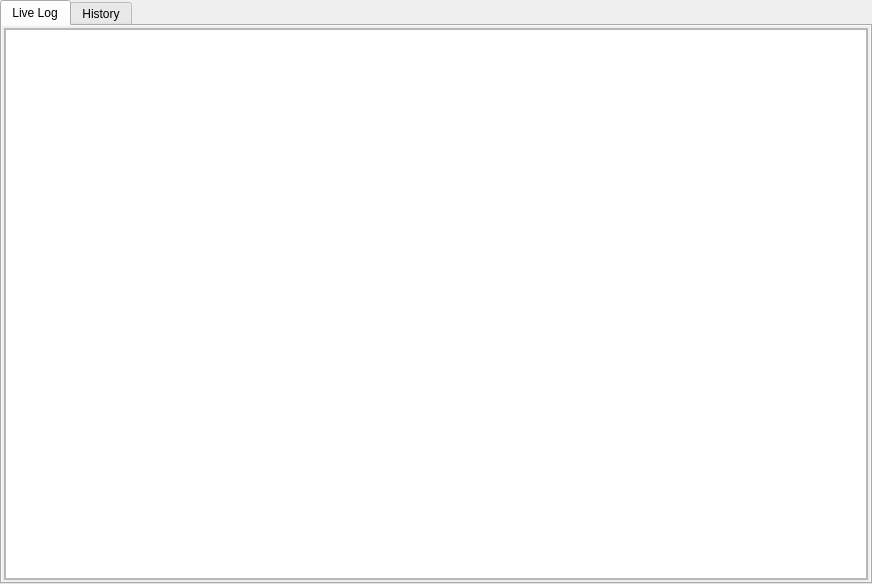
<?xml version="1.0" encoding="UTF-8"?>
<ui version="4.0">
 <class>ComunicateLogWidget</class>
 <widget class="QWidget" name="ComunicateLogWidget">
  <property name="geometry">
   <rect>
    <x>0</x>
    <y>0</y>
    <width>872</width>
    <height>584</height>
   </rect>
  </property>
  <property name="windowTitle">
   <string>Form</string>
  </property>
  <layout class="QVBoxLayout" name="verticalLayout">
   <property name="spacing">
    <number>0</number>
   </property>
   <property name="leftMargin">
    <number>0</number>
   </property>
   <property name="topMargin">
    <number>0</number>
   </property>
   <property name="rightMargin">
    <number>0</number>
   </property>
   <property name="bottomMargin">
    <number>0</number>
   </property>
   <item>
    <widget class="QTabWidget" name="tabWidget">
     <property name="currentIndex">
      <number>0</number>
     </property>
     <widget class="QWidget" name="tabLiveLog">
      <property name="autoFillBackground">
       <bool>true</bool>
      </property>
      <attribute name="title">
       <string>Live Log</string>
      </attribute>
      <layout class="QVBoxLayout" name="verticalLayout_2">
       <property name="spacing">
        <number>2</number>
       </property>
       <property name="leftMargin">
        <number>2</number>
       </property>
       <property name="topMargin">
        <number>2</number>
       </property>
       <property name="rightMargin">
        <number>2</number>
       </property>
       <property name="bottomMargin">
        <number>2</number>
       </property>
       <item>
        <widget class="QScrollArea" name="scrollArea">
         <property name="widgetResizable">
          <bool>true</bool>
         </property>
         <widget class="QWidget" name="scrollAreaWidgetContents">
          <property name="geometry">
           <rect>
            <x>0</x>
            <y>0</y>
            <width>860</width>
            <height>550</height>
           </rect>
          </property>
          <layout class="QVBoxLayout" name="verticalLayout_3">
           <property name="spacing">
            <number>0</number>
           </property>
           <property name="leftMargin">
            <number>0</number>
           </property>
           <property name="topMargin">
            <number>0</number>
           </property>
           <property name="rightMargin">
            <number>0</number>
           </property>
           <property name="bottomMargin">
            <number>0</number>
           </property>
           <item>
            <widget class="QTableView" name="tableViewLiveLog"/>
           </item>
          </layout>
         </widget>
        </widget>
       </item>
      </layout>
     </widget>
     <widget class="QWidget" name="tabHistoryLog">
      <property name="autoFillBackground">
       <bool>true</bool>
      </property>
      <attribute name="title">
       <string>History</string>
      </attribute>
      <layout class="QVBoxLayout" name="verticalLayout_6" stretch="3,8,1">
       <property name="spacing">
        <number>2</number>
       </property>
       <property name="leftMargin">
        <number>2</number>
       </property>
       <property name="topMargin">
        <number>2</number>
       </property>
       <property name="rightMargin">
        <number>2</number>
       </property>
       <property name="bottomMargin">
        <number>2</number>
       </property>
       <item>
        <widget class="QWidget" name="widget_6" native="true">
         <layout class="QVBoxLayout" name="verticalLayout_4">
          <property name="spacing">
           <number>2</number>
          </property>
          <property name="leftMargin">
           <number>1</number>
          </property>
          <property name="topMargin">
           <number>1</number>
          </property>
          <property name="rightMargin">
           <number>1</number>
          </property>
          <property name="bottomMargin">
           <number>1</number>
          </property>
          <item>
           <widget class="QCheckBox" name="checkBoxAll">
            <property name="text">
             <string>All</string>
            </property>
           </widget>
          </item>
          <item>
           <widget class="QWidget" name="widget_2" native="true">
            <layout class="QHBoxLayout" name="horizontalLayout_2">
             <property name="spacing">
              <number>2</number>
             </property>
             <property name="leftMargin">
              <number>2</number>
             </property>
             <property name="topMargin">
              <number>2</number>
             </property>
             <property name="rightMargin">
              <number>2</number>
             </property>
             <property name="bottomMargin">
              <number>2</number>
             </property>
             <item>
              <widget class="QCheckBox" name="checkBoxQRCode">
               <property name="minimumSize">
                <size>
                 <width>120</width>
                 <height>0</height>
                </size>
               </property>
               <property name="maximumSize">
                <size>
                 <width>120</width>
                 <height>16777215</height>
                </size>
               </property>
               <property name="text">
                <string>QRCode：</string>
               </property>
              </widget>
             </item>
             <item>
              <widget class="QSpinBox" name="spinBoxQRCode">
               <property name="maximumSize">
                <size>
                 <width>400</width>
                 <height>16777215</height>
                </size>
               </property>
               <property name="alignment">
                <set>Qt::AlignCenter</set>
               </property>
              </widget>
             </item>
             <item>
              <spacer name="horizontalSpacer_3">
               <property name="orientation">
                <enum>Qt::Horizontal</enum>
               </property>
               <property name="sizeHint" stdset="0">
                <size>
                 <width>40</width>
                 <height>20</height>
                </size>
               </property>
              </spacer>
             </item>
            </layout>
           </widget>
          </item>
          <item>
           <widget class="QWidget" name="widget" native="true">
            <layout class="QHBoxLayout" name="horizontalLayout">
             <property name="spacing">
              <number>2</number>
             </property>
             <property name="leftMargin">
              <number>2</number>
             </property>
             <property name="topMargin">
              <number>2</number>
             </property>
             <property name="rightMargin">
              <number>2</number>
             </property>
             <property name="bottomMargin">
              <number>2</number>
             </property>
             <item>
              <widget class="QCheckBox" name="checkBoxCommandId">
               <property name="minimumSize">
                <size>
                 <width>120</width>
                 <height>0</height>
                </size>
               </property>
               <property name="maximumSize">
                <size>
                 <width>120</width>
                 <height>16777215</height>
                </size>
               </property>
               <property name="text">
                <string>Command ID：</string>
               </property>
              </widget>
             </item>
             <item>
              <widget class="QComboBox" name="comboBoxCommandId">
               <property name="maximumSize">
                <size>
                 <width>400</width>
                 <height>16777215</height>
                </size>
               </property>
              </widget>
             </item>
             <item>
              <spacer name="horizontalSpacer_4">
               <property name="orientation">
                <enum>Qt::Horizontal</enum>
               </property>
               <property name="sizeHint" stdset="0">
                <size>
                 <width>40</width>
                 <height>20</height>
                </size>
               </property>
              </spacer>
             </item>
            </layout>
           </widget>
          </item>
          <item>
           <widget class="QWidget" name="widget_3" native="true">
            <layout class="QHBoxLayout" name="horizontalLayout_3">
             <property name="spacing">
              <number>2</number>
             </property>
             <property name="leftMargin">
              <number>2</number>
             </property>
             <property name="topMargin">
              <number>2</number>
             </property>
             <property name="rightMargin">
              <number>2</number>
             </property>
             <property name="bottomMargin">
              <number>2</number>
             </property>
             <item>
              <widget class="QCheckBox" name="checkBoxExecStatus">
               <property name="minimumSize">
                <size>
                 <width>120</width>
                 <height>0</height>
                </size>
               </property>
               <property name="maximumSize">
                <size>
                 <width>120</width>
                 <height>16777215</height>
                </size>
               </property>
               <property name="text">
                <string>Exec Status：</string>
               </property>
              </widget>
             </item>
             <item>
              <widget class="QComboBox" name="comboBoxExecStatus">
               <property name="maximumSize">
                <size>
                 <width>400</width>
                 <height>16777215</height>
                </size>
               </property>
              </widget>
             </item>
             <item>
              <spacer name="horizontalSpacer_5">
               <property name="orientation">
                <enum>Qt::Horizontal</enum>
               </property>
               <property name="sizeHint" stdset="0">
                <size>
                 <width>40</width>
                 <height>20</height>
                </size>
               </property>
              </spacer>
             </item>
            </layout>
           </widget>
          </item>
          <item>
           <widget class="QWidget" name="widget_4" native="true">
            <layout class="QHBoxLayout" name="horizontalLayout_4">
             <property name="spacing">
              <number>2</number>
             </property>
             <property name="leftMargin">
              <number>2</number>
             </property>
             <property name="topMargin">
              <number>2</number>
             </property>
             <property name="rightMargin">
              <number>2</number>
             </property>
             <property name="bottomMargin">
              <number>2</number>
             </property>
             <item>
              <widget class="QCheckBox" name="checkBoxRetryCount">
               <property name="minimumSize">
                <size>
                 <width>120</width>
                 <height>0</height>
                </size>
               </property>
               <property name="maximumSize">
                <size>
                 <width>120</width>
                 <height>16777215</height>
                </size>
               </property>
               <property name="text">
                <string>Retry Count：</string>
               </property>
              </widget>
             </item>
             <item>
              <widget class="QSpinBox" name="spinBoxRetryCount">
               <property name="maximumSize">
                <size>
                 <width>400</width>
                 <height>16777215</height>
                </size>
               </property>
              </widget>
             </item>
             <item>
              <spacer name="horizontalSpacer_6">
               <property name="orientation">
                <enum>Qt::Horizontal</enum>
               </property>
               <property name="sizeHint" stdset="0">
                <size>
                 <width>40</width>
                 <height>20</height>
                </size>
               </property>
              </spacer>
             </item>
            </layout>
           </widget>
          </item>
          <item>
           <widget class="QWidget" name="widget_5" native="true">
            <layout class="QHBoxLayout" name="horizontalLayout_5">
             <property name="spacing">
              <number>6</number>
             </property>
             <property name="leftMargin">
              <number>2</number>
             </property>
             <property name="topMargin">
              <number>2</number>
             </property>
             <property name="rightMargin">
              <number>2</number>
             </property>
             <property name="bottomMargin">
              <number>2</number>
             </property>
             <item>
              <widget class="QCheckBox" name="checkBoxSendTime">
               <property name="minimumSize">
                <size>
                 <width>120</width>
                 <height>0</height>
                </size>
               </property>
               <property name="maximumSize">
                <size>
                 <width>120</width>
                 <height>16777215</height>
                </size>
               </property>
               <property name="text">
                <string>Send Time：</string>
               </property>
              </widget>
             </item>
             <item>
              <widget class="QLineEdit" name="lineEditSendTime">
               <property name="maximumSize">
                <size>
                 <width>400</width>
                 <height>16777215</height>
                </size>
               </property>
              </widget>
             </item>
             <item>
              <widget class="QLabel" name="lab_1">
               <property name="text">
                <string>To</string>
               </property>
              </widget>
             </item>
             <item>
              <widget class="QLineEdit" name="lineEditSendEndTime">
               <property name="maximumSize">
                <size>
                 <width>400</width>
                 <height>16777215</height>
                </size>
               </property>
              </widget>
             </item>
             <item>
              <widget class="QPushButton" name="pushButtonSetTime">
               <property name="minimumSize">
                <size>
                 <width>50</width>
                 <height>0</height>
                </size>
               </property>
               <property name="maximumSize">
                <size>
                 <width>50</width>
                 <height>16777215</height>
                </size>
               </property>
               <property name="text">
                <string>Set</string>
               </property>
              </widget>
             </item>
             <item>
              <spacer name="horizontalSpacer_7">
               <property name="orientation">
                <enum>Qt::Horizontal</enum>
               </property>
               <property name="sizeHint" stdset="0">
                <size>
                 <width>40</width>
                 <height>20</height>
                </size>
               </property>
              </spacer>
             </item>
            </layout>
           </widget>
          </item>
          <item>
           <widget class="QWidget" name="widget_7" native="true">
            <layout class="QHBoxLayout" name="horizontalLayout_6">
             <property name="spacing">
              <number>2</number>
             </property>
             <property name="leftMargin">
              <number>2</number>
             </property>
             <property name="topMargin">
              <number>2</number>
             </property>
             <property name="rightMargin">
              <number>2</number>
             </property>
             <property name="bottomMargin">
              <number>2</number>
             </property>
             <item>
              <widget class="QPushButton" name="pushButtonSearch">
               <property name="minimumSize">
                <size>
                 <width>120</width>
                 <height>0</height>
                </size>
               </property>
               <property name="maximumSize">
                <size>
                 <width>120</width>
                 <height>16777215</height>
                </size>
               </property>
               <property name="text">
                <string>Search</string>
               </property>
              </widget>
             </item>
             <item>
              <spacer name="horizontalSpacer">
               <property name="orientation">
                <enum>Qt::Horizontal</enum>
               </property>
               <property name="sizeHint" stdset="0">
                <size>
                 <width>751</width>
                 <height>20</height>
                </size>
               </property>
              </spacer>
             </item>
            </layout>
           </widget>
          </item>
         </layout>
        </widget>
       </item>
       <item>
        <widget class="QScrollArea" name="scrollArea_2">
         <property name="widgetResizable">
          <bool>true</bool>
         </property>
         <widget class="QWidget" name="scrollAreaWidgetContents_2">
          <property name="geometry">
           <rect>
            <x>0</x>
            <y>0</y>
            <width>860</width>
            <height>314</height>
           </rect>
          </property>
          <layout class="QVBoxLayout" name="verticalLayout_5">
           <property name="spacing">
            <number>0</number>
           </property>
           <property name="leftMargin">
            <number>0</number>
           </property>
           <property name="topMargin">
            <number>0</number>
           </property>
           <property name="rightMargin">
            <number>0</number>
           </property>
           <property name="bottomMargin">
            <number>0</number>
           </property>
           <item>
            <widget class="QTableView" name="tableViewHistoryLog">
             <property name="sizePolicy">
              <sizepolicy hsizetype="Expanding" vsizetype="Expanding">
               <horstretch>0</horstretch>
               <verstretch>0</verstretch>
              </sizepolicy>
             </property>
            </widget>
           </item>
          </layout>
         </widget>
        </widget>
       </item>
       <item>
        <widget class="PaginationWidget" name="widgetPaginate" native="true">
         <property name="minimumSize">
          <size>
           <width>0</width>
           <height>20</height>
          </size>
         </property>
        </widget>
       </item>
      </layout>
     </widget>
    </widget>
   </item>
  </layout>
 </widget>
 <customwidgets>
  <customwidget>
   <class>PaginationWidget</class>
   <extends>QWidget</extends>
   <header>paginationwidget.h</header>
   <container>1</container>
  </customwidget>
 </customwidgets>
 <resources/>
 <connections/>
</ui>
